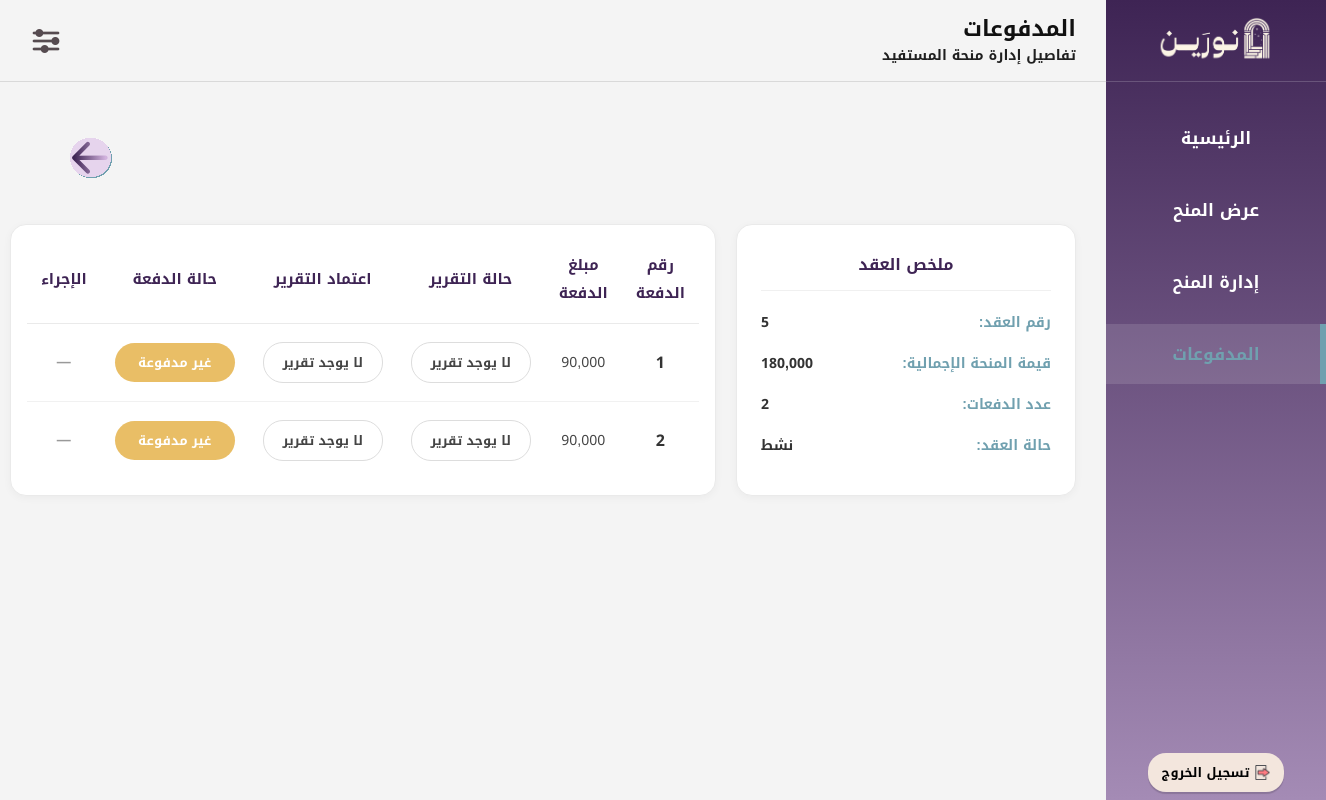
Page /Inv11_PaymentDetails.php?request_id=12 (signed in) on the committed database.
### tables this page shows
CREATE TABLE `e_contract` (
  `contract_id` int(11) NOT NULL,
  `request_id` int(11) NOT NULL,
  `payments_count` int(11) NOT NULL,
  `funding_duration` int(11) NOT NULL,
  `ctr_status` enum('نشط','ملغي','منتهي') NOT NULL,
  `terms` text NOT NULL,
  `amount` decimal(10,2) NOT NULL,
  `approval_status` enum('انتظار الموافقة','تمت الموافقة') DEFAULT 'انتظار الموافقة'
);

CREATE TABLE `payments` (
  `payment_id` int(11) NOT NULL,
  `contract_id` int(11) NOT NULL,
  `installment_number` int(11) NOT NULL,
  `payment_amount` int(11) NOT NULL,
  `payment_status` enum('تم الدفع','بانتظار الدفع','','') NOT NULL,
  `payment_date` timestamp NOT NULL DEFAULT current_timestamp() ON UPDATE current_timestamp()
);

### Inv11_PaymentDetails.php (the view, shortened to what this page needs)
<?php
$con = mysqli_connect("localhost", "root", "", "noreen");
mysqli_set_charset($con, "utf8mb4");
$inv_id = $_SESSION['inv_id'];
$request_id = (int)$_GET['request_id'];
$main_sql = "SELECT scholarship_requests.request_id,scholarship_requests.major_name,scholarship_requests.univ_name,beneficiary.f_name,beneficiary.l_name,scholarship_opps.sch_name,e_contract.contract_id,e_contract.payments_count,e_contract.amount,e_contract.ctr_status
             FROM e_contract
             INNER JOIN scholarship_requests ON e_contract.request_id = scholarship_requests.request_id
             INNER JOIN scholarship_opps ON scholarship_requests.scholarship_id = scholarship_opps.scholarship_id
             INNER JOIN beneficiary ON scholarship_requests.bnf_id = beneficiary.bnf_id
             WHERE e_contract.request_id = ? AND scholarship_opps.inv_id = ?";
$main_stmt = mysqli_prepare($con, $main_sql);
mysqli_stmt_bind_param($main_stmt, "ii", $request_id, $inv_id);
mysqli_stmt_execute($main_stmt);
$main_result = mysqli_stmt_get_result($main_stmt);
$main_data = mysqli_fetch_assoc($main_result);
$rows = [];
$details_sql = "SELECT payments.payment_id,payments.installment_number,payments.payment_amount,payments.payment_status,payments.payment_date,academic_report.report_id,academic_report.report_file,academic_report.report_appoval
                FROM payments
                LEFT JOIN academic_report ON payments.payment_id = academic_report.payment_id
                WHERE payments.contract_id = ?
                ORDER BY payments.installment_number ASC";
$details_stmt = mysqli_prepare($con, $details_sql);
mysqli_stmt_bind_param($details_stmt, "i", $main_data['contract_id']);
mysqli_stmt_execute($details_stmt);
$details_result = mysqli_stmt_get_result($details_stmt);
while ($row = mysqli_fetch_assoc($details_result)) {
    $rows[] = $row;
}
?>
<!DOCTYPE html>
<html lang="ar" dir="rtl">
<head>
<link rel="stylesheet" href="CSS01Layout.css?v=4">
</head>
<body>
<div class="layout">
<aside class="sidebar">
<div class="sidebar-top">
<div class="sidebar-logo">
<img src="شعار نورين.png" alt="نورين">
</div>
<ul class="sidebar-menu">
<li><a href="Inv00_MainPage.php">الرئيسية</a></li>
<li><a href="Inv04_CreateScholarship.php">عرض المنح</a></li>
<li><a href="Inv06_ManageScholarships.php">إدارة المنح</a></li>
<li><a href="Inv10_Payments.php" class="active">المدفوعات</a></li>
</ul>
</div>
<div class="sidebar-bottom">
<form action="logout.php" method="post">
<button type="submit" class="logout-btn">
<img src="ايقونة تسجيل الخروج.png" class="logout-icon" alt="خروج">
<b>تسجيل الخروج</b>
</button>
</form>
</div>
</aside>
<div class="main-content">
<header class="header">
<div class="page-heading">
<div class="page-title">المدفوعات</div>
<div class="page-description">تفاصيل إدارة منحة المستفيد</div>
</div>
<div class="header-icons">
<div class="settings-dropdown">
<img src="ايقونة قائمة الاعدادات.png" class="menu-icon" alt="الإعدادات">
</div>
</div>
</header>
<section class="pay-details-page">
<div class="page-top">
<a href="Inv10_Payments.php" class="backbtn">
<img src="سهم تراجع.svg" class="backicon" alt="رجوع">
</a>
</div>
<div class="content-grid">
<div class="info-card contract-box">
<h3>ملخص العقد</h3>
<div class="data-row">
<label>رقم العقد:</label>
<span><?php echo htmlspecialchars($main_data['contract_id']); ?></span>
</div>
<div class="data-row">
<label>قيمة المنحة الإجمالية:</label>
<span><?php echo number_format($main_data['amount'], 0); ?></span>
</div>
<div class="data-row">
<label>عدد الدفعات:</label>
<span><?php echo htmlspecialchars($main_data['payments_count']); ?></span>
</div>
<div class="data-row">
<label>حالة العقد:</label>
<span><?php echo htmlspecialchars($main_data['ctr_status']); ?></span>
</div>
</div>
<div class="table-wrap">
<table class="styled-table">
<thead>
<tr>
<th>رقم الدفعة</th>
<th>مبلغ الدفعة</th>
<th>حالة التقرير</th>
<th>اعتماد التقرير</th>
<th>حالة الدفعة</th>
<th>الإجراء</th>
</tr>
</thead>
<tbody>
<?php foreach ($rows as $item): ?>
<tr>
<td><span class="installment-number"><?php echo htmlspecialchars($item['installment_number']); ?></span></td>
<td><?php echo number_format($item['payment_amount'], 0); ?></td>
<td>
<?php if ($item['report_file'] != ""): ?>
<a href="<?php echo htmlspecialchars($item['report_file']); ?>" target="_blank" class="small-btn">تنزيل الملف</a>
<?php else: ?>
<span class="status-badge gray-badge">لا يوجد تقرير</span>
<?php endif; ?>
</td>
<td>
<?php if ($item['report_file'] == ""): ?>
<span class="status-badge gray-badge">لا يوجد تقرير</span>
<?php elseif ($item['report_appoval'] == "معتمد"): ?>
<span class="status-badge done">معتمد</span>
<?php endif; ?>
</td>
<td>
<?php if ($item['payment_status'] == "تم الدفع"): ?>
<span class="status-badge done">مدفوعة</span>
<?php else: ?>
<span class="status-badge wait">غير مدفوعة</span>
<?php endif; ?>
</td>
<td>
<?php if ($item['payment_status'] == "تم الدفع"): ?>
<span class="no-action">—</span>
<?php elseif ($item['report_appoval'] == "معتمد"): ?>
<button type="button" class="action-btn openPayModal" data-payment="<?php echo $item['payment_id']; ?>">دفع الدفعة</button>
<?php else: ?>
<span class="no-action">—</span>
<?php endif; ?>
</td>
</tr>
<?php endforeach; ?>
</tbody>
</table>
</div>
</div>
</section>
</div>
</div>
</body>
</html>

### CSS01Layout.css (style rules this page uses)
* { margin:0; padding:0; box-sizing:border-box; font-family:"Noto Kufi Arabic",sans-serif; text-decoration:none; }
body { background:#F4F4F4; direction:rtl; }
.layout { display:flex; min-height:100vh; }
.sidebar { width:220px; height:100vh; position:fixed; top:0; right:0; background:linear-gradient(to bottom,#3E2454,#A48BB5); color:#FFFFFF; display:flex; flex-direction:column; justify-content:space-between; z-index:1000; }
.sidebar-top { width:100%; }
.sidebar-logo { height:82px; display:flex; align-items:center; justify-content:center; border-bottom:1px solid rgba(255,255,255,0.18); }
.sidebar-logo img { width:120px; height:auto; object-fit:contain; }
.sidebar-menu { list-style:none; margin-top:26px; }
.sidebar-menu li { margin-bottom:12px; }
.sidebar-menu a { color:#FFFFFF; font-size:17px; font-weight:600; display:block; padding:14px 22px; text-align:center; transition:.25s; position:relative; }
.sidebar-menu a.active { color:#70A0AF; background:rgba(255,255,255,0.12); }
.sidebar-menu a.active::after { content:""; position:absolute; right:0; top:0; width:6px; height:100%; background:#70A0AF; }
.sidebar-bottom { padding:0 10px 8px; display:flex; justify-content:center; }
.logout-btn { background:#F3E6DD; border:none; border-radius:18px; padding:7px 14px; font-size:13px; cursor:pointer; display:flex; align-items:center; gap:6px; box-shadow:0 2px 1px rgba(0,0,0,0.15); transition:transform .3s, box-shadow .3s; }
.logout-icon { width:15px; height:15px; object-fit:contain; }
.main-content { margin-right:220px; width:calc(100% - 220px); min-height:100vh; display:flex; flex-direction:column; }
.header { min-height:82px; position:sticky; top:0; z-index:900; border-bottom:1px solid #d9d9d9; background:#F4F4F4; display:flex; flex-direction:row; align-items:center; justify-content:space-between; padding:10px 30px; }
.page-heading { display:flex; flex-direction:column; align-items:flex-end; justify-content:flex-start; text-align:right; }
.page-title { font-size:22px; font-weight:700; color:#111111; line-height:1.4; text-align:right; width:100%; }
.page-description { font-size:14px; font-weight:600; color:#1f1f1f; line-height:1.6; text-align:right; }
.header-icons { display:flex; align-items:center; }
.settings-dropdown { position:relative; display:inline-block; }
.settings-dropdown::after { content:""; position:absolute; top:100%; left:0; width:100%; height:10px; }
.menu-icon { width:32px; height:32px; cursor:pointer; display:block; object-fit:contain; }
.page-top { display:flex; justify-content:space-between; align-items:center; padding:25px 40px; }
.backbtn { width:42px; height:42px; display:flex; align-items:center; justify-content:center; text-decoration:none; }
.backicon { width:42px; height:42px; object-fit:contain; }

### rows in the picture
e_contract: contract_id "5", amount "180,000", payments_count "2", ctr_status "نشط"
payments: installment_number "1", payment_amount "90,000", payment_status "غير مدفوعة"
payments: installment_number "2", payment_amount "90,000", payment_status "غير مدفوعة"
